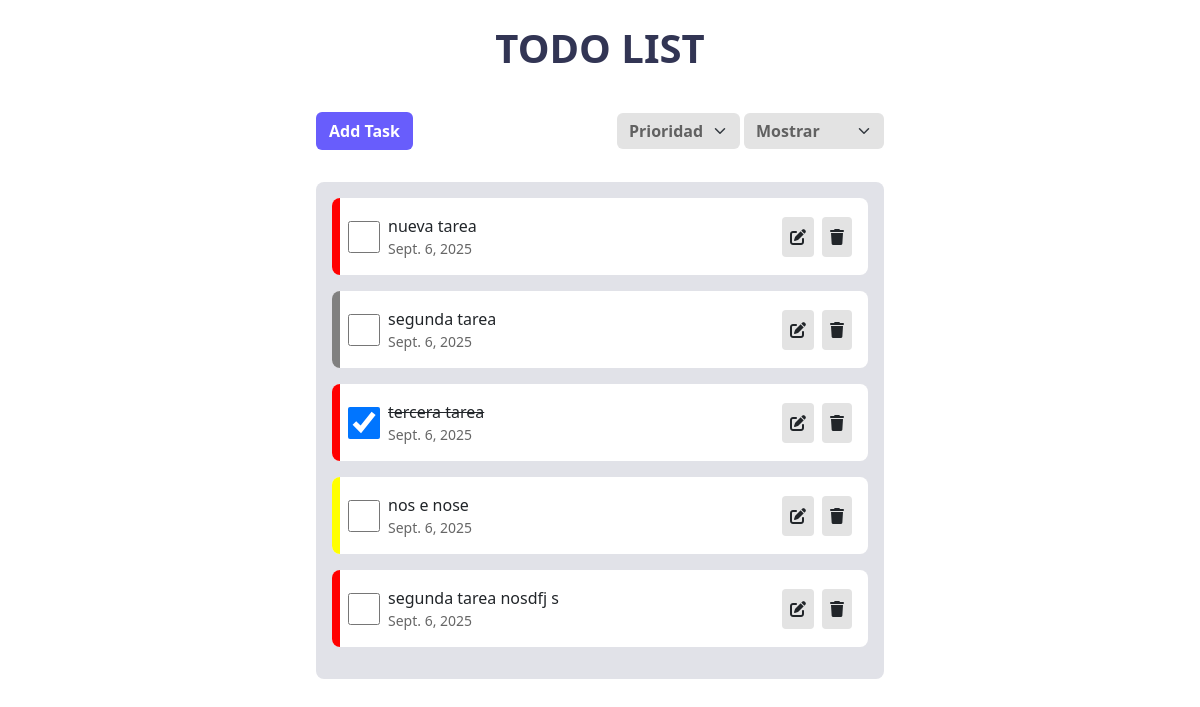
The page / on the database its author committed.
### myapp/models.py (models this page shows)
class Tareas(models.Model):
    name = models.CharField(max_length=200)
    estado = models.IntegerField(default=0)
    fecha = models.DateField(default=timezone.now)
    prioridad = models.CharField(max_length=20, default='media')

### myapp/views.py (the view)
# urls.py: path('', views.index, name="Home"),
def index(request):
    tareas = Tareas.objects.all()
    if request.method == "GET":
        mostrar = request.GET.get('mostrar')
        if mostrar is None:
            mostrar = 'verTodo'
        if mostrar == 'verTodo':
            tareas = Tareas.objects.all()
        else:
            mostrar = int(mostrar)
        if mostrar == 0:
            tareas = Tareas.objects.filter(estado=0)
        elif mostrar == 1:
            tareas = Tareas.objects.filter(estado=1)
        prioridad = request.GET.get('verPrioridad')
        if prioridad == 'Alta':
            tareas = Tareas.objects.filter(prioridad='Alta')
        elif prioridad == 'Media':
            tareas = Tareas.objects.filter(prioridad='Media')
        elif prioridad == 'Baja':
            tareas = Tareas.objects.filter(prioridad='Baja')
    return render(request, "home.html", {'lista': tareas})

### myapp/templates/home.html (shortened to what this page needs)
{% load static %}
<!DOCTYPE html>
<html lang="es">
<head>
     <link rel="stylesheet" href="https://cdnjs.cloudflare.com/ajax/libs/font-awesome/6.7.2/css/all.min.css">
    <link href="https://cdn.jsdelivr.net/npm/bootstrap@5.3.8/dist/css/bootstrap.min.css" rel="stylesheet">
    <link rel="stylesheet" href="{% static 'css/home.css' %}">
</head>
<body>
<header data-bs-theme="dark" class="mt-4 mb-4 text-center">
  <h1>TODO LIST</h1>
</header>
<section class="main-container container p-3">
    <div class="top">
        <button type="button" class="btn btnAction text-white fw-bold" data-bs-toggle="modal" data-bs-target="#exampleModal">
            <span class="add-text">Add Task</span>
        </button>
        <div class="filter-container d-flex">
            <form action="." method="GET">
                <select onchange="this.form.submit()" class="filter form-select fw-bold" name="verPrioridad">
                    <option disabled selected>Prioridad</option>
                </select>
            </form>
            <form action="." method="GET" class="ms-1">
                <select onchange="this.form.submit()" class="filter form-select fw-bold" name="mostrar">
                    <option disabled selected>Mostrar</option>
                </select>
            </form>
        </div>
    </div>
    <div class="list">
        {% for tarea in lista %}
        <div class="task mb-3">
            <div class="p-1 m-0 p-0 corner" data-prioridad="{{ tarea.prioridad }}"></div>
            <input type="checkbox"
                class="chk-estado ms-3"
                data-id="{{ tarea.id }}"
                data-estado="{{ tarea.estado }}"
                {% if tarea.estado == 1 %}checked{% endif %}>
            <div class="task_info">
                <p class="m-0 tarea-nombre {% if tarea.estado == 1 %}completada{% endif %}">
                    {{ tarea.name }}
                </p>
                <p class="date">{{ tarea.fecha }}</p>
            </div>
            <div class="actions">
                <button data-prioridad="{{ tarea.prioridad }}" data-id="{{ tarea.id }}" data-title="{{ tarea.name }}" name="edit" class="btn" data-bs-toggle="modal" data-bs-target="#editModal">
                    <i class="fa-solid fa-edit"></i>
                </button>
                <form action="./delete/" method="post" style="display: inline;">
                    <button name="delete" value="{{ tarea.id }}" class="btn">
                        <i class="fa-solid fa-trash"></i>
                    </button>
                </form>
            </div>
        </div>
        {% endfor %}
    </div>
</section>
</body>
</html>

### myapp/templates/modales/modalEditar.html (shortened to what this page needs)
{% load static %}

### myapp/static/css/home.css (style rules this page uses)
:root { --principal: #685DFC; }
header h1 { font-weight: 900; color: #323554; font-size: clamp(1.5rem, 4vw, 2.5rem); }
.main-container { width: 50%; max-width: 800px; margin: 0 auto; }
.list { background-color: #E1E2E8; border-radius: 8px; padding: 1rem; margin: 10px 0; }
.completada { text-decoration: line-through; }
.task { background-color: white; padding: 1rem 1rem 1rem 0; border-radius: 8px; margin-bottom: 1rem; display: flex; align-items: center; gap: 0.5rem; position: relative; }
.task input[type="checkbox"] { width: 2rem !important; height: 2rem; flex-shrink: 0; }
.task_info { flex: 1; min-width: 0; }
.task_info .date { font-size: 14px; color: #666; margin: 0 !important; }
.actions { display: flex; align-items: center; gap: 0.5rem; flex-shrink: 0; }
.actions .btn { background-color: #E3E3E3; padding: 0.5rem; border: none; border-radius: 4px; cursor: pointer; transition: all 0.3s ease; }
.top { display: flex; justify-content: space-between; align-items: center; margin-bottom: 2rem; gap: 1rem; }
.filter-container { min-width: 150px; }
.filter { background-color: #E3E3E3; border: none; color: #616161; cursor: pointer; }
.btnAction { background-color: var(--principal) !important; transition: all 0.3s ease; color: white !important; display: flex; justify-content: center; align-items: center; gap: 0.5rem; }
.p1 { background-color: red; }
.p2 { background-color: yellow; }
.p3 { background-color: grey; }
.corner { height:100%; position: absolute; border-radius: 8px 0 0 8px; }

### rows shown on the page
Tareas: name "nueva tarea", fecha "Sept. 6, 2025", {{ tarea.id }} 5 (drawn)
Tareas: name "segunda tarea", fecha "Sept. 6, 2025", {{ tarea.id }} 6 (drawn)
Tareas: estado "☑", name "tercera tarea", fecha "Sept. 6, 2025", {{ tarea.id }} 7 (drawn)
Tareas: name "nos e nose", fecha "Sept. 6, 2025", {{ tarea.id }} 8 (drawn)
Tareas: name "segunda tarea nosdfj s", fecha "Sept. 6, 2025", {{ tarea.id }} 9 (drawn)
